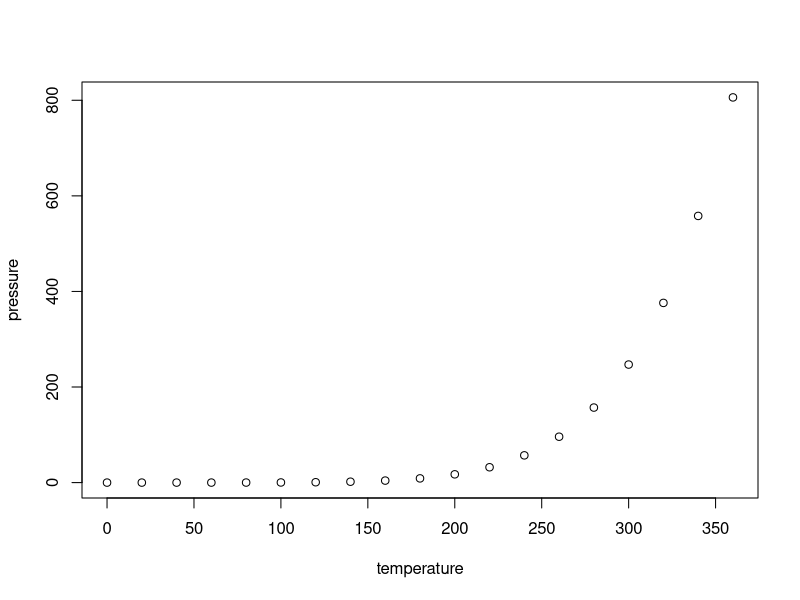
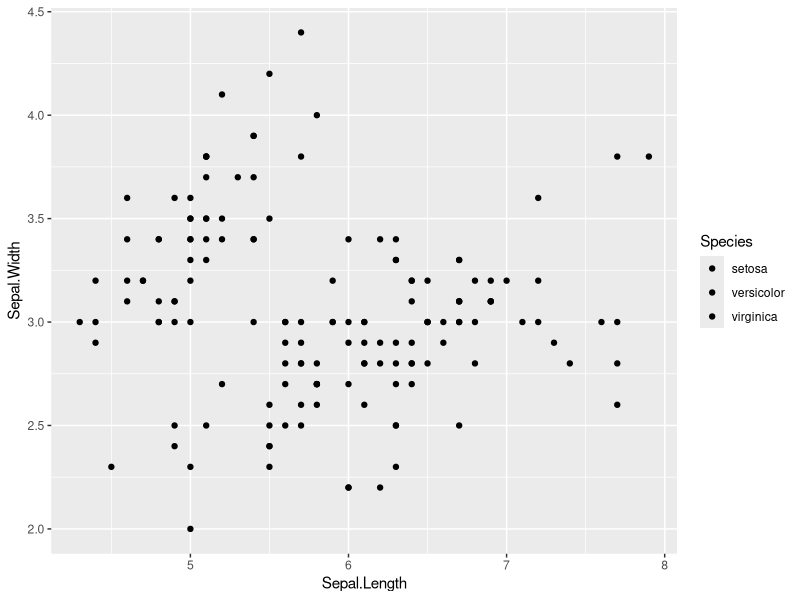

Generate these figures, in order, with R:
## ---- chunk 1

library(ggplot2)
my_data=iris

plot_test=ggplot(my_data)+ geom_point(aes(x=Sepal.Length, y=Sepal.Width, fill=Species))
ggsave("../Outputs/plot_test.pdf", plot=plot_test)
## ---- chunk 2
summary(cars)
## ---- chunk 3
plot(pressure)
